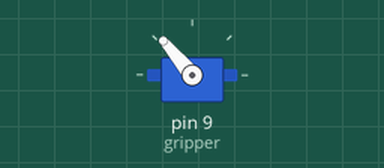
This sketch was run on a simulated Arduino Uno, built with avr-gcc and run on an emulated ATmega328P. Shown: servo.

Above: at 0.05 s.
Timing chart, 0 to 4.6 s (numbered marks = the images above):
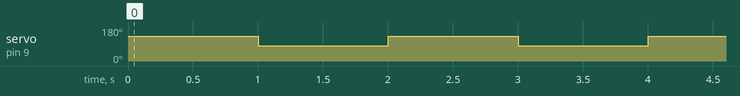

Measured:
- by itself, servo on pin 9 (gripper): alternates 130° for 1.0 s and 80° for 1.0 s

The sketch:

6canGripperTest.ino
```cpp
#include <Servo.h>

Servo gripper;

int gripperClose = 130;
int gripperOpen = 80;

void setup() {
  gripper.attach(9);

}

void loop() {
  gripper.write(gripperClose);
  delay(1000);
  gripper.write(gripperOpen);
  delay(1000);
}
```
